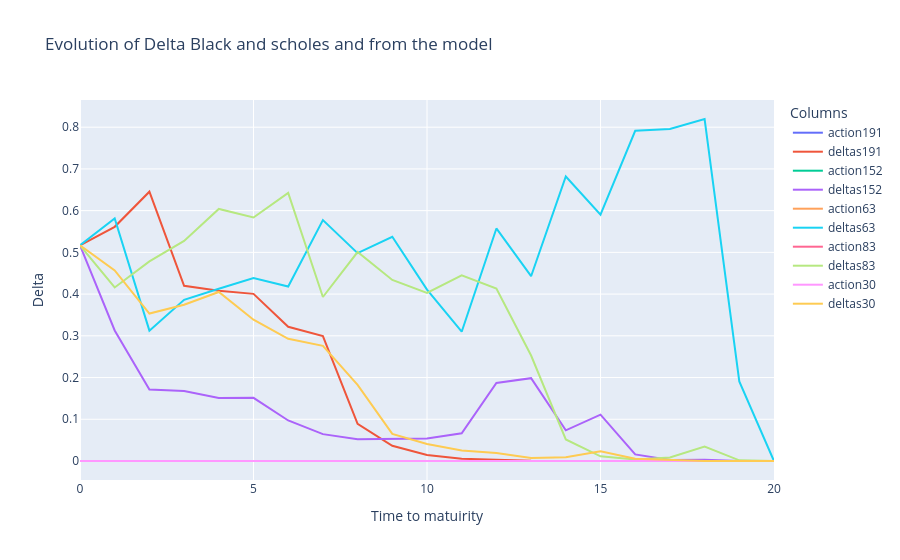

The notebook cell this image was saved under:
### Code cell
fig = go.Figure()
# Add traces for each column
for column in actions.columns[values]:
    fig.add_trace(go.Scatter(x=actions.index, y=actions[column], mode='lines', name=f"action{column}"))
    fig.add_trace(go.Scatter(x=deltas.index, y=deltas[column], mode='lines', name=f"deltas{column}"))

# Update layout
fig.update_layout(
    title='Evolution of Delta Black and scholes and from the model',
    xaxis_title='Time to matuirity',
    yaxis_title='Delta',
    template='plotly',
    legend=dict(title='Columns'),
)

# Show the plot
fig.show()

### Figure 1 — Plotly figure (JSON) as saved in the notebook; plotly's stock layout.template omitted (floating-point values rounded to 4 significant figures)
{"data": [{"mode": "lines", "name": "action191", "type": "scatter", "x": [0, 1, 2, 3, 4, 5, 6, 7, 8, 9, 10, 11, 12, 13, 14, 15, 16, 17, 18, 19, 20], "y": [1.916e-07, 2.577e-07, 3.24e-07, 6.792e-07, 9.981e-07, 1.471e-06, 2.423e-06, 3.667e-06, 7.92e-06, 1.387e-05, 2.319e-05, 3.785e-05, 5.626e-05, 9.842e-05, 0.000154, 0.000237, 0.0003759, 0.0005231, 0.000828, 0.001391, 0]}, {"mode": "lines", "name": "deltas191", "type": "scatter", "x": [0, 1, 2, 3, 4, 5, 6, 7, 8, 9, 10, 11, 12, 13, 14, 15, 16, 17, 18, 19, 20], "y": [0.5169, 0.5612, 0.6454, 0.4198, 0.4078, 0.4005, 0.3216, 0.2992, 0.08918, 0.03655, 0.01464, 0.005293, 0.003213, 0.0003093, 5.112e-05, 5.326e-06, 9.319e-08, 5.101e-09, 6.094e-14, 3.097e-31, 0]}, {"mode": "lines", "name": "action152", "type": "scatter", "x": [0, 1, 2, 3, 4, 5, 6, 7, 8, 9, 10, 11, 12, 13, 14, 15, 16, 17, 18, 19, 20], "y": [1.916e-07, 3.919e-07, 7.456e-07, 1.072e-06, 1.585e-06, 2.253e-06, 3.717e-06, 5.966e-06, 8.99e-06, 1.285e-05, 1.831e-05, 2.51e-05, 2.827e-05, 4.024e-05, 7.132e-05, 9.421e-05, 0.0001725, 0.0002784, 0.0003588, 0.000586, 0]}, {"mode": "lines", "name": "deltas152", "type": "scatter", "x": [0, 1, 2, 3, 4, 5, 6, 7, 8, 9, 10, 11, 12, 13, 14, 15, 16, 17, 18, 19, 20], "y": [0.5169, 0.3128, 0.1711, 0.1675, 0.1512, 0.1513, 0.0971, 0.06436, 0.05237, 0.05293, 0.05414, 0.06647, 0.187, 0.1984, 0.07355, 0.111, 0.01587, 0.002141, 0.002763, 1.56e-06, 0]}, {"mode": "lines", "name": "action63", "type": "scatter", "x": [0, 1, 2, 3, 4, 5, 6, 7, 8, 9, 10, 11, 12, 13, 14, 15, 16, 17, 18, 19, 20], "y": [1.916e-07, 2.489e-07, 5.633e-07, 7.164e-07, 9.904e-07, 1.393e-06, 2.114e-06, 2.52e-06, 4.142e-06, 5.838e-06, 1.002e-05, 1.655e-05, 1.861e-05, 3.088e-05, 3.641e-05, 5.926e-05, 7.427e-05, 0.000113, 0.0001706, 0.0003466, 0]}, {"mode": "lines", "name": "deltas63", "type": "scatter", "x": [0, 1, 2, 3, 4, 5, 6, 7, 8, 9, 10, 11, 12, 13, 14, 15, 16, 17, 18, 19, 20], "y": [0.5169, 0.5816, 0.3124, 0.3862, 0.4128, 0.4387, 0.4181, 0.5775, 0.4982, 0.5374, 0.4107, 0.3099, 0.5573, 0.4429, 0.6818, 0.5905, 0.7912, 0.7957, 0.8196, 0.1908, 0]}, {"mode": "lines", "name": "action83", "type": "scatter", "x": [0, 1, 2, 3, 4, 5, 6, 7, 8, 9, 10, 11, 12, 13, 14, 15, 16, 17, 18, 19, 20], "y": [1.916e-07, 3.283e-07, 4.282e-07, 5.735e-07, 7.398e-07, 1.133e-06, 1.544e-06, 3.219e-06, 4.128e-06, 6.62e-06, 1.011e-05, 1.419e-05, 2.162e-05, 3.762e-05, 7.568e-05, 0.0001299, 0.0002, 0.0002493, 0.0002979, 0.0004645, 0]}, {"mode": "lines", "name": "deltas83", "type": "scatter", "x": [0, 1, 2, 3, 4, 5, 6, 7, 8, 9, 10, 11, 12, 13, 14, 15, 16, 17, 18, 19, 20], "y": [0.5169, 0.4158, 0.4783, 0.5275, 0.6041, 0.5835, 0.6425, 0.3931, 0.5008, 0.4338, 0.4027, 0.4451, 0.4132, 0.2528, 0.05177, 0.01127, 0.003438, 0.00862, 0.03456, 0.001575, 0]}, {"mode": "lines", "name": "action30", "type": "scatter", "x": [0, 1, 2, 3, 4, 5, 6, 7, 8, 9, 10, 11, 12, 13, 14, 15, 16, 17, 18, 19, 20], "y": [1.916e-07, 3.067e-07, 5.25e-07, 7.3e-07, 1.002e-06, 1.611e-06, 2.53e-06, 3.796e-06, 6.445e-06, 1.229e-05, 1.936e-05, 3.006e-05, 4.446e-05, 7.136e-05, 9.645e-05, 0.0001193, 0.0001927, 0.0002716, 0.0005041, 0.0006841, 0]}, {"mode": "lines", "name": "deltas30", "type": "scatter", "x": [0, 1, 2, 3, 4, 5, 6, 7, 8, 9, 10, 11, 12, 13, 14, 15, 16, 17, 18, 19, 20], "y": [0.5169, 0.4569, 0.3535, 0.3745, 0.4052, 0.3385, 0.2928, 0.2759, 0.1824, 0.06502, 0.04091, 0.02514, 0.01892, 0.006981, 0.008836, 0.02306, 0.005203, 0.002979, 2.188e-06, 2.708e-09, 0]}], "layout": {"legend": {"title": {"text": "Columns"}}, "title": {"text": "Evolution of Delta Black and scholes and from the model"}, "xaxis": {"title": {"text": "Time to matuirity"}}, "yaxis": {"title": {"text": "Delta"}}}}
